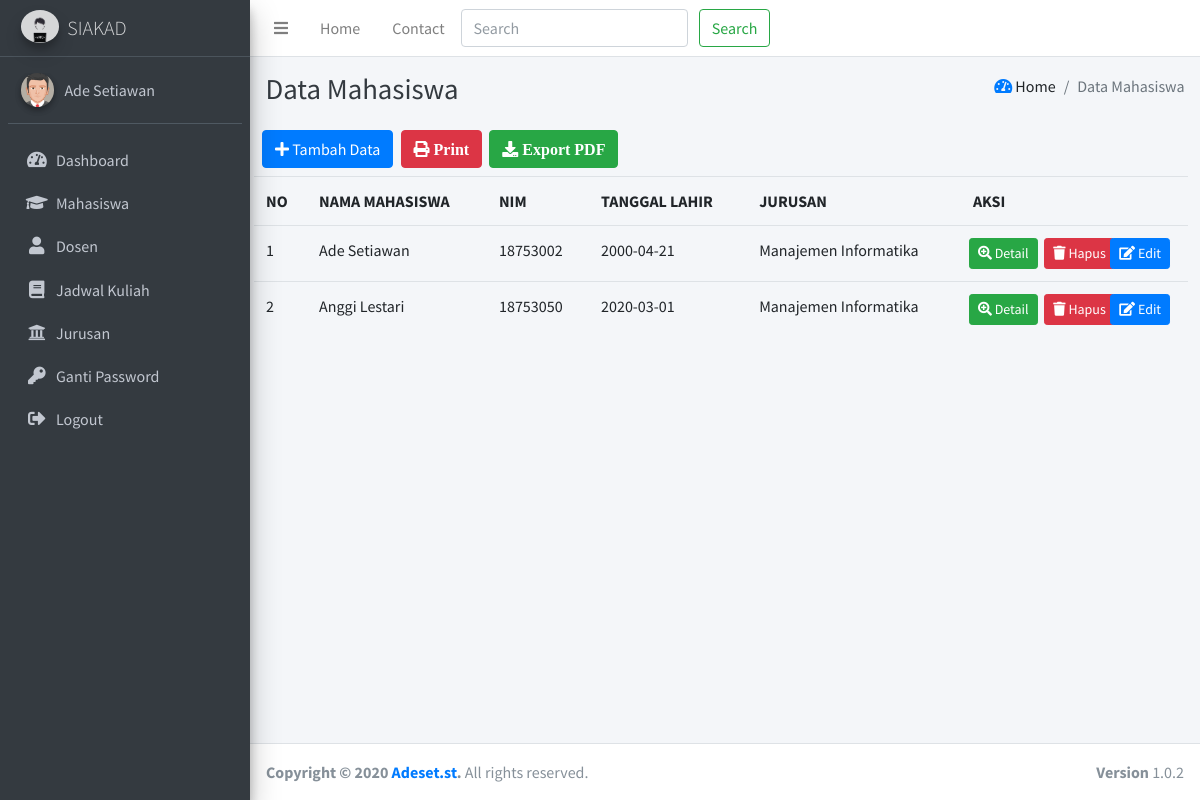
Screenshot of /index.php/mahasiswa with the database file from the repository.
### tables this page shows
CREATE TABLE `tb_mahasiswa` (
  `id` int(11) NOT NULL,
  `nama` varchar(50) NOT NULL,
  `nim` int(10) NOT NULL,
  `tgl_lahir` date NOT NULL,
  `jurusan` varchar(100) NOT NULL,
  `alamat` varchar(100) NOT NULL,
  `email` varchar(50) NOT NULL,
  `telp` varchar(20) NOT NULL,
  `foto` varchar(500) NOT NULL
);

### application/controllers/mahasiswa.php (called while the page is built, shortened)
<?php
class Mahasiswa extends CI_Controller {
        public function __construct()
        {
            $this->load->database();
        }
	public function index()
	{
        $data['mahasiswa']= $this->m_mahasiswa->tampil_data()->result();
        $this->load->view('templates/header');
        $this->load->view('templates/sidebar');
        $this->load->view('mahasiswa', $data);
        $this->load->view('templates/footer');
        }
}

### index.php (called while the page is built, shortened)
<?php
require_once BASEPATH.'core/CodeIgniter.php';

### application/models/m_mahasiswa.php (called while the page is built, shortened)
<?php
class M_mahasiswa extends CI_Model {
    public function tampil_data() {
       return $this->db->get('tb_mahasiswa');
    }
}

### application/views/mahasiswa.php (the view, shortened to what this page needs)
<div class="content-wrapper">
<div class="content-header">
      <div class="container-fluid">
        <div class="row mb-2">
          <div class="col-sm-6">
            <h1 class="m-0 text-dark">Data Mahasiswa</h1>
          </div>
          <div class="col-sm-6">
            <ol class="breadcrumb float-sm-right">
              <li class="breadcrumb-item"><a href=""><i class=" fas fa-tachometer-alt"></i></a> Home</li>
              <li class="breadcrumb-item active">Data Mahasiswa</li>
            </ol>
          </div>
        </div>
      </div>
    </div>
    <section class="content">
        <button class="btn btn-primary mb-2 ml-1" data-toggle="modal" data-target="#exampleModal"><i class="fa fa-plus"></i> Tambah Data </button>
        <a class="btn btn-danger mb-2 ml-1" href="<?php echo base_url('mahasiswa/print') ?>"><i class="fa fa-print"> Print</i></a>
        <a class="btn btn-success mb-2 ml-1" href="<?php echo base_url('mahasiswa/pdf') ?>"><i class="fa fa-download"> Export PDF</i></a>
        <table class="table ml-n1">
            <tr>
                <th>NO</th>
                <th>NAMA MAHASISWA</th>
                <th>NIM</th>
                <th>TANGGAL LAHIR</th>
                <th>JURUSAN</th>
                <th colspan="3">AKSI</th>
            </tr>
            <?php
                $no = 1;
                foreach($mahasiswa as $mhs) :
            ?>
            <tr>
                <td><?php echo $no++ ?></td>
                <td><?php echo $mhs->nama ?></td>
                <td><?php echo $mhs->nim ?></td>
                <td><?php echo $mhs->tgl_lahir ?></td>
                <td><?php echo $mhs->jurusan ?></td>
                <td><?php echo anchor('mahasiswa/detailMahasiswa/'. $mhs->id, '<button class="btn btn-success btn-sm mr-n5 ml-n1"><i class="fa fa-search-plus"></i> Detail</button>') ?></td>
                <td onclick="javascript: return confirm('Anda yakin hapus?')"><?php echo anchor('mahasiswa/hapusMahasiswa/'. $mhs->id, '<button class="btn btn-danger btn-sm ml-4"><i class="fa fa-trash"></i> Hapus</button>') ?></td>
                <td><?php echo anchor('mahasiswa/editMahasiswa/'. $mhs->id, '<button class="btn btn-primary btn-sm ml-n5"><i class="fa fa-edit"></i> Edit</button>') ?></td>
            </tr>
                <?php endforeach; ?>
        </table>
    </section>
</div>

### rows the page displays
tb_mahasiswa: nama "Ade Setiawan", nim "18753002", tgl_lahir "2000-04-21", jurusan "Manajemen Informatika", id "Detail", id "Hapus", id "Edit"
tb_mahasiswa: nama "Anggi Lestari", nim "18753050", tgl_lahir "2020-03-01", jurusan "Manajemen Informatika", id "Detail", id "Hapus", id "Edit"
